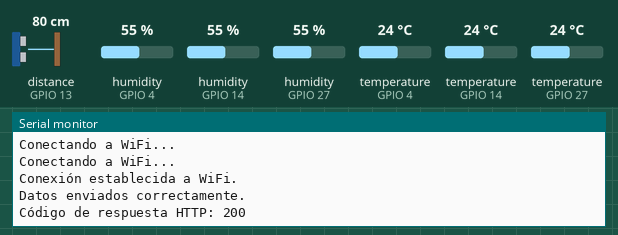
The sketch below on a simulated ESP32. On the bench: the last lines printed to the serial monitor. Wiring (inferred from the names in the program): ultrasonic range finder: trigger GPIO 12; echo GPIO 13. The inputs (shaded band) are chosen by the test bench; at power-on: distance to the obstacle (sensor on GPIO 13) 80 cm, temperature (sensors on GPIO 4, GPIO 14, GPIO 27) 24 °C, humidity (sensors on GPIO 4, GPIO 14, GPIO 27) 55 %. The echo pulse lasts 58.3 µs per cm; WiFi joins after 1.5 s; servers stay silent unless stated; uploads are accepted with an empty reply.

Above: at 3.2 s.
3.3 s: distance to the obstacle (sensor on GPIO 13) set to 120 cm
At 12.51 s:
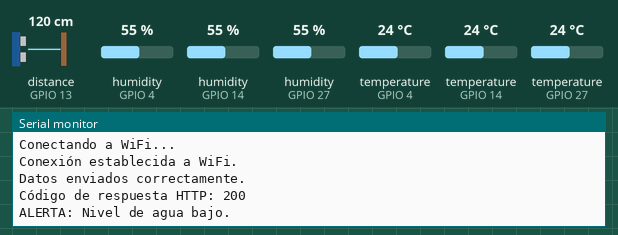
13.8 s: temperature (sensor on GPIO 4) set to 41 °C
At 22.79 s:
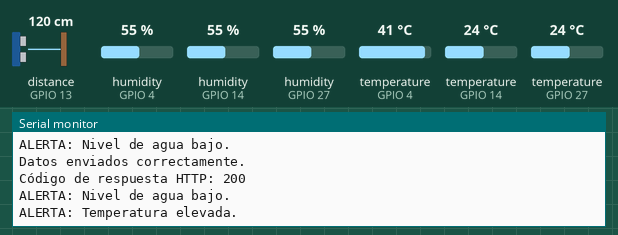

The sketch:

eps32cultivovertical.ino
```cpp
#include <WiFi.h>
#include <HTTPClient.h>
#include <DHT.h>

// Credenciales WiFi
const char* ssid = "tu_SSID";
const char* password = "tu_PASSWORD";
const char* serverName = "http://<IP_DEL_SERVIDOR>:5000/insertar_datos";  // URL del servidor Flask

// Configuración de los sensores DHT
#define DHTPIN1 4  // Pin del primer DHT11
#define DHTPIN2 14 // Pin del segundo DHT11
#define DHTPIN3 27 // Pin del tercer DHT11
#define DHTTYPE DHT11
DHT dht1(DHTPIN1, DHTTYPE);
DHT dht2(DHTPIN2, DHTTYPE);
DHT dht3(DHTPIN3, DHTTYPE);

// Configuración del sensor ultrasónico
#define TRIGGER_PIN 12  // Pin Trigger del HC-SR04
#define ECHO_PIN 13     // Pin Echo del HC-SR04
#define ALTURA_RECIPIENTE 100  // Altura total del recipiente en cm

// Configuración de alarmas
#define UMBRAL_NIVEL_AGUA 10     // Nivel mínimo aceptable de agua en cm
#define UMBRAL_TEMP_ELEVADA 35.0 // Temperatura máxima aceptable en °C
#define HUMEDAD_BAJA 30.0        // Umbral de humedad baja (%)
#define HUMEDAD_ALTA 70.0        // Umbral de humedad alta (%)

void setup() {
  Serial.begin(115200);

  // Conexión a WiFi
  WiFi.begin(ssid, password);
  while (WiFi.status() != WL_CONNECTED) {
    delay(1000);
    Serial.println("Conectando a WiFi...");
  }
  Serial.println("Conexión establecida a WiFi.");

  // Inicializar sensores DHT
  dht1.begin();
  dht2.begin();
  dht3.begin();

  // Configurar pines del sensor ultrasónico
  pinMode(TRIGGER_PIN, OUTPUT);
  pinMode(ECHO_PIN, INPUT);
}

void loop() {
  // Leer datos de los sensores
  float humedad1 = dht1.readHumidity();
  float temperatura1 = dht1.readTemperature();

  float humedad2 = dht2.readHumidity();
  float temperatura2 = dht2.readTemperature();

  float humedad3 = dht3.readHumidity();
  float temperatura3 = dht3.readTemperature();

  long nivelAgua = medirNivelAgua();

  // Verificar lecturas válidas
  if (isnan(humedad1) || isnan(temperatura1) || isnan(humedad2) || isnan(temperatura2) ||
      isnan(humedad3) || isnan(temperatura3)) {
    Serial.println("Error al leer de los sensores DHT.");
    delay(2000);
    return;
  }

  // Calcular promedio de humedad
  float promedioHumedad = (humedad1 + humedad2 + humedad3) / 3;

  // Verificar alarmas
  bool alarmaNivelAgua = (nivelAgua < UMBRAL_NIVEL_AGUA);
  bool alarmaTempElevada = (temperatura1 > UMBRAL_TEMP_ELEVADA ||
                            temperatura2 > UMBRAL_TEMP_ELEVADA ||
                            temperatura3 > UMBRAL_TEMP_ELEVADA);
  bool alarmaHumedadBaja = (promedioHumedad < HUMEDAD_BAJA);
  bool alarmaHumedadAlta = (promedioHumedad > HUMEDAD_ALTA);

  // Imprimir alarmas en el monitor serie
  if (alarmaNivelAgua) Serial.println("ALERTA: Nivel de agua bajo.");
  if (alarmaTempElevada) Serial.println("ALERTA: Temperatura elevada.");
  if (alarmaHumedadBaja) Serial.println("ALERTA: Humedad baja.");
  if (alarmaHumedadAlta) Serial.println("ALERTA: Humedad alta.");

  // Crear el JSON con los datos y las alarmas
  String jsonData = "{\"humedad1\": " + String(humedad1) +
                    ", \"temperatura1\": " + String(temperatura1) +
                    ", \"humedad2\": " + String(humedad2) +
                    ", \"temperatura2\": " + String(temperatura2) +
                    ", \"humedad3\": " + String(humedad3) +
                    ", \"temperatura3\": " + String(temperatura3) +
                    ", \"nivelAgua\": " + String(nivelAgua) +
                    ", \"alarmaNivelAgua\": " + String(alarmaNivelAgua) +
                    ", \"alarmaTempElevada\": " + String(alarmaTempElevada) +
                    ", \"alarmaHumedadBaja\": " + String(alarmaHumedadBaja) +
                    ", \"alarmaHumedadAlta\": " + String(alarmaHumedadAlta) + "}";

  // Enviar los datos al servidor
  HTTPClient http;
  http.begin(serverName);
  http.addHeader("Content-Type", "application/json");

  int httpResponseCode = http.POST(jsonData);
  if (httpResponseCode > 0) {
    Serial.println("Datos enviados correctamente.");
    Serial.println("Código de respuesta HTTP: " + String(httpResponseCode));
  } else {
    Serial.println("Error al enviar los datos.");
    Serial.println("Código de error HTTP: " + String(httpResponseCode));
  }

  // Cerrar la conexión
  http.end();

  // Esperar 10 segundos antes de la próxima iteración
  delay(10000);
}

// Función para medir la distancia usando el HC-SR04
long medirDistancia() {
  digitalWrite(TRIGGER_PIN, LOW);
  delayMicroseconds(2);
  digitalWrite(TRIGGER_PIN, HIGH);
  delayMicroseconds(10);
  digitalWrite(TRIGGER_PIN, LOW);

  long duracion = pulseIn(ECHO_PIN, HIGH);
  long distancia = (duracion / 2) / 29.1; // Velocidad del sonido en aire
  return distancia;
}

// Función para medir el nivel del agua
long medirNivelAgua() {
  long distancia = medirDistancia();
  long nivelAgua = ALTURA_RECIPIENTE - distancia;
  if (nivelAgua < 0) nivelAgua = 0;
  return nivelAgua;
}
```

Measured:
- after the input at 3.3 s, the serial monitor: prints a new line after 9.1 s (image 1)
- after the input at 13.8 s, the serial monitor: prints a new line after 8.8 s (image 2)
